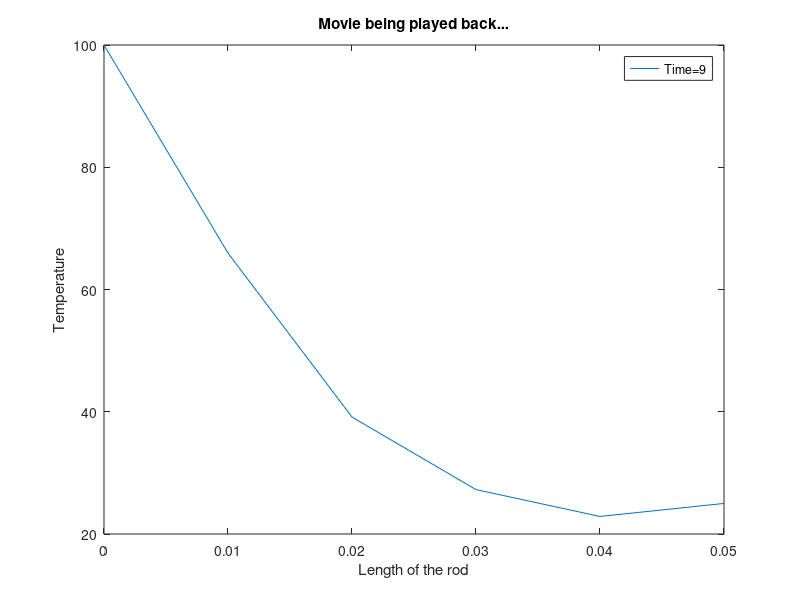

Write MATLAB code to recreate this figure.
clc
clear all


% Mfile name
%       mtl_ode_???.m

% Revised:
%       February 28, 2011

% % Authors
%       Sri Harsha Garapati, Autar Kaw
%       Department of Mechanical Engineering
%       University of South Florida
%       Tampa, Fl 33620
%       Contact: kaw@eng.usf.edu | http://numericalmethods.eng.usf.edu/contact.html

% Purpose
%       To illustrate explicit method of solving Ordinary Differential
%       Equations
%       

% Keyword
%       Partial Differential Equations
%       Parabolic Equations
%       Explicit Method
%% Display information

% This displays title information
disp(sprintf('\n\nSimulation of the Parabolic Equation method to solve PDE'))
disp(sprintf('University of South Florida'))
disp(sprintf('United States of America'))
disp(sprintf('kaw@eng.usf.edu\n'))


% Problem Statement
% Use the explicit method to solve for the temperature distribution of a
% long, thin rod with a length of 0.05 metres subjected to a temperature of
% 100 degrees centigrade on the left end and 25 degress centigrade on the
% right end. Find the temperature distribution in the rod from t=0 secs to
% t=9 secs. The following values: K'=54 W/(m.k), C=490 J/(Kg-K) and 
% density=7800 Kg/m^3, deltax=0.01 cm, deltat=3s. At t=0, the temperature 
% of the rod is 20 degress centigrade

disp(sprintf('\n*******************************Problem Statement**********'))
disp(sprintf('Use the explicit method to solve for the temperature distribution of a'))
disp(sprintf('long, thin rod with a length of 0.05 metres subjected to a temperature of'))
disp(sprintf('100 degrees centigrade on the left end and 25 degress centigrade on the'))
disp(sprintf('right end. Find the temperature distribution in the rod from t=0 secs to'))
disp(sprintf('t=9 secs. The following values: K=54 W/(m.k), C=490 J/(Kg-K) and'))
disp(sprintf('density=7800 Kg/m^3, deltax=0.01 cm, deltat=3s. At t=0, the temperature'))
disp(sprintf('of the rod is 20 degress centigrade'))

%% Inputs
%       This is the only place in the program where the user makes the changes
%       based on their wishes

%*************************************************************************

% Length of the rod

l=0.05;

% Thermal conductivity of the material of the rod

k_prime=54;

% Specific Heat of the rod

c=490;

% density of the material of the rod

density=7800;

% Temeprature on the left end of the rod (boundary condition)

T1=100;

% Temperature on the right end of the rod (boundary condition)

T2=25;

% Intial Temperature
Ti=20;

% number of divisions on the rod
n=5;

%End time of the analysis
t=9;

%Time step

dt=3;





%*************************************************************************

disp(sprintf('\n\n********************************Input Data**********************************\n')) 
disp(sprintf('     L = %g, Length of the rod ',l)) 
disp(sprintf('     K = %g, Thermal conductivity of the rod ',k_prime))
disp(sprintf('     C = %g, Specific Heat of the rod ',c))
disp(sprintf('     Density = %g, Density of the rod ',density))
disp(sprintf('     T1 = %g, Temperature on the left side of the rod ',T1))
disp(sprintf('     T2 = %g, Temperature on the right side of the rod ',T2))
disp(sprintf('     n = %g, Number of sections of the grid along the length of the rod',n))
disp(sprintf('     T = %g, End time of the analysis',t))
disp(sprintf('     dt = %g, Time step of the analysis',dt))



%*************************************************************************

%% Calculations

disp(sprintf('\n\n********************************Calculated Data**********************************\n')) 

% Calculating the number of time steps required for the analysis
runs=t/dt + 1;

% Step size along the length of the rod

dx=l/n;

% alpha=thermal diffusivity

alpha=k_prime/(c*density);

% Relaxation factor
lambda=alpha*dt/(dx)^2

disp(sprintf('     alpha = %g, Thermal diffusivity',alpha))

%% Programming the Explicit Method
%Generating the linear cordinates of the nodes
for i=1:1:n+1
    L(i)=(i-1)*dx;
end


% Starting values assignmed to the Temperature vector
T=zeros(runs,n+1);


% Loop Assigning the Boundary Conditions to Temperature Vector
for i=1:1:runs
     T(i,1)=T1;
     T(i,n+1)=T2;
end


% Loop Assignin+1ng the Initial Conditions to Temperature Vector
for j=2:1:n
     T(1,j)=Ti;
end

% Programming the explicit method
for j=1:1:runs-1
    for i=2:1:n
        T(j+1,i)=T(j,i)+ lambda*( T(j,i+1) -2*T(j,i) + T(j,i-1) );
    end
end

%% Output
disp('Here in the temperature matrix, T, each row represents the time step')
disp('and each column represents the time, i.e. first row represents the') 
disp('initial time step, second row represents the first time step and the')
disp('last row represents the end time of the analysis. Ex: T(3,2) represents ')
disp(' the temperature of the second node at the third time step')
disp(' ')
disp(' Temperature, T=')
disp(T)
%% Plotting

% Loop to record movie
for j = 0:1:runs-1
    for i=1:1:n+1
        T_M(i)=T(j+1,i);
        
    end
    plot(L,T_M);
    xlabel('Length of the rod')
    ylabel('Temperature')
    legend(['Time=' num2str(j*dt)])
    title('Recording movie...')
    % Get every frame with 'getframe' and load the appropriate       % matrix.
    frames(j+1) = getframe;
end

% Save the matrix so that this movie can be loaded later
save frames 

% Play the movie once, 1 FPS.
title('Movie being played back...')
movie(frames,1,1)
